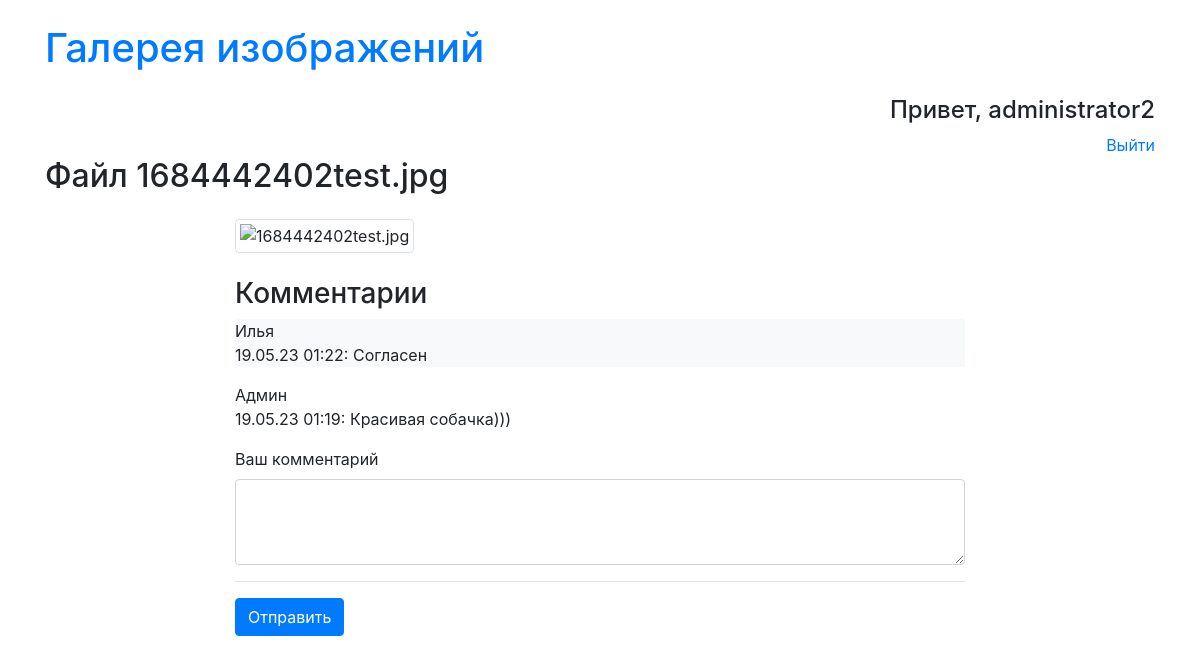
Screenshot of /file.php?name=1684442402test.jpg (signed in) with the database file from the repository.
### tables this page shows
CREATE TABLE `comments` (
  `id` int NOT NULL,
  `login` varchar(50) NOT NULL,
  `picture` varchar(255) NOT NULL,
  `comment` text NOT NULL
);

CREATE TABLE `users` (
  `id` int NOT NULL,
  `login` varchar(50) NOT NULL,
  `password` varchar(255) NOT NULL,
  `name` varchar(255) NOT NULL
);

### file.php (the view, shortened to what this page needs)
<?php
include 'bd.php';
$imageFileName = $_GET['name'];
  $commentsbd = mysqli_query($link, "SELECT comments.login, comments.id, `name`, `picture`, `comment` FROM `comments` LEFT JOIN `users` ON comments.login=users.login WHERE comments.picture = '".$imageFileName."'");
?>
<!doctype html>
<html lang="en">
<head>
    <link rel="stylesheet" href="https://stackpath.bootstrapcdn.com/bootstrap/4.4.1/css/bootstrap.min.css"
>
</head>
<body>
<div class="container pt-4">
    <h1 class="mb-4"><a href="<?php echo URL; ?>">Галерея изображений</a></h1>
    <div style="text-align: right;">
    <?php if(!$_SESSION['auth'] === true){?>
    <a href="./auth.php">Войти</a>
    <?php }else{
        echo '<h4>Привет, '.$_SESSION['name'].'</h4><a href="./auth.php?exit=1"> Выйти </a>';
    } ?>
    </div>
    <h2 class="mb-4">Файл <?php echo $imageFileName; ?></h2>
    <div class="row">
        <div class="col-12 col-sm-8 offset-sm-2">
            <img src="<?php echo URL . '/' . UPLOAD_DIR . '/' . $imageFileName ?>" class="img-thumbnail mb-4"
                 alt="<?php echo $imageFileName ?>">
            <h3>Комментарии</h3>
            <div class="comments">
            <div class="commentsupdate">
            <?php
             if(!empty($commentsbd->num_rows)):
             ?>
                <?php while($comment = mysqli_fetch_array($commentsbd)){ $i+=1; ?>
                    <div class="<?php echo (($i % 2) > 0) ? 'bg-light' : ''; ?>">
                        <p><?php echo $comment['name'].'<br>'.$comment['comment']; ?></p>
                    </div>
                <?php } ?>
            <?php else: ?>
                <div class="text-muted">Пока ни одного коммантария, будете первым!</div>
            <?php endif; ?>
            </div>
            </div>
            <?php if($_SESSION['auth'] === true){?>
            <form method="post">
                <div class="form-group">
                    <label for="comment">Ваш комментарий</label>
                    <textarea class="form-control" id="comment" name="comment" rows="3" required></textarea>
                </div>
                <hr>
                <div type="submit" class="btn btn-primary">Отправить</div>
            </form>
            <?php } ?>
        </div>
    </div>
</div>
</body>
</html>

### rows the page displays
comments: users.name "Илья", comment "19.05.23 01:22: Согласен"
comments: users.name "Админ", comment "19.05.23 01:19: Красивая собачка)))"

### other values shown
$_SESSION['name'] "administrator2"
$imageFileName "1684442402test.jpg"
